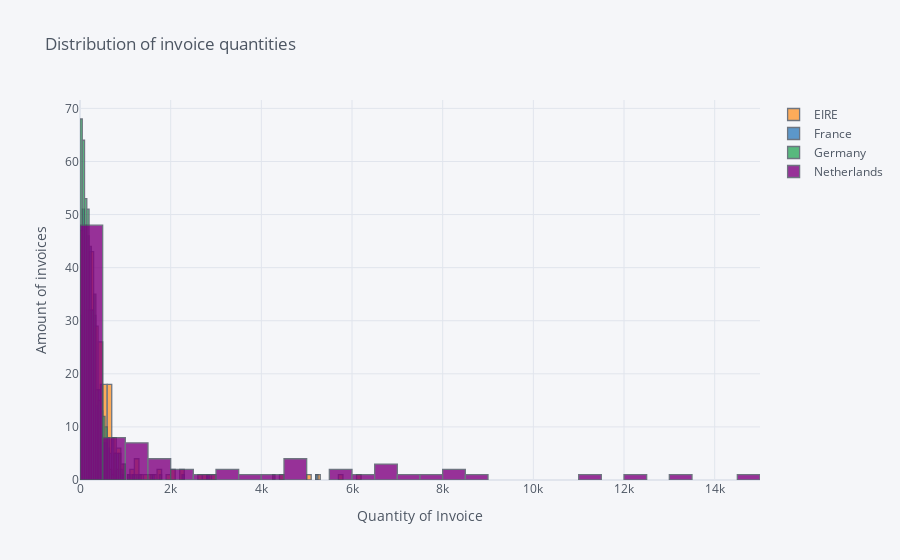

This figure's notebook cell:
### Markdown cell above
## 4. Create a set of interactive histograms showing the distributions of quantity per invoice for the following countries: EIRE, Germany, France, and Netherlands.

### Code cell
fewcountries = data[data['Country'].isin(['EIRE', 'Germany', 'France', 'Netherlands'])]
quantityperinvoice = fewcountries.pivot_table(values='Quantity', columns='Country', 
                      index='InvoiceNo', aggfunc='sum')
quantityperinvoice.iplot(kind='hist', xTitle='Quantity of Invoice', 
           yTitle='Amount of invoices', title='Distribution of invoice quantities')

### Figure 1 — Plotly figure (JSON) as saved in the notebook; plotly's stock layout.template omitted (floating-point values rounded to 4 significant figures; data arrays with more than 128 entries replaced by an {"elided": "..."} marker saying what was removed)
{"data": [{"histfunc": "count", "histnorm": "", "marker": {"color": "rgba(255, 153, 51, 1.0)", "line": {"color": "#4D5663", "width": 1.3}}, "name": "EIRE", "opacity": 0.8, "orientation": "v", "type": "histogram", "x": {"elided": "1171 int values"}}, {"histfunc": "count", "histnorm": "", "marker": {"color": "rgba(55, 128, 191, 1.0)", "line": {"color": "#4D5663", "width": 1.3}}, "name": "France", "opacity": 0.8, "orientation": "v", "type": "histogram", "x": {"elided": "1171 int values"}}, {"histfunc": "count", "histnorm": "", "marker": {"color": "rgba(50, 171, 96, 1.0)", "line": {"color": "#4D5663", "width": 1.3}}, "name": "Germany", "opacity": 0.8, "orientation": "v", "type": "histogram", "x": {"elided": "1171 int values"}}, {"histfunc": "count", "histnorm": "", "marker": {"color": "rgba(128, 0, 128, 1.0)", "line": {"color": "#4D5663", "width": 1.3}}, "name": "Netherlands", "opacity": 0.8, "orientation": "v", "type": "histogram", "x": {"elided": "1171 int values"}}], "layout": {"barmode": "overlay", "legend": {"bgcolor": "#F5F6F9", "font": {"color": "#4D5663"}}, "paper_bgcolor": "#F5F6F9", "plot_bgcolor": "#F5F6F9", "title": {"font": {"color": "#4D5663"}, "text": "Distribution of invoice quantities"}, "xaxis": {"gridcolor": "#E1E5ED", "showgrid": true, "tickfont": {"color": "#4D5663"}, "title": {"font": {"color": "#4D5663"}, "text": "Quantity of Invoice"}, "zerolinecolor": "#E1E5ED"}, "yaxis": {"gridcolor": "#E1E5ED", "showgrid": true, "tickfont": {"color": "#4D5663"}, "title": {"font": {"color": "#4D5663"}, "text": "Amount of invoices"}, "zerolinecolor": "#E1E5ED"}}}
